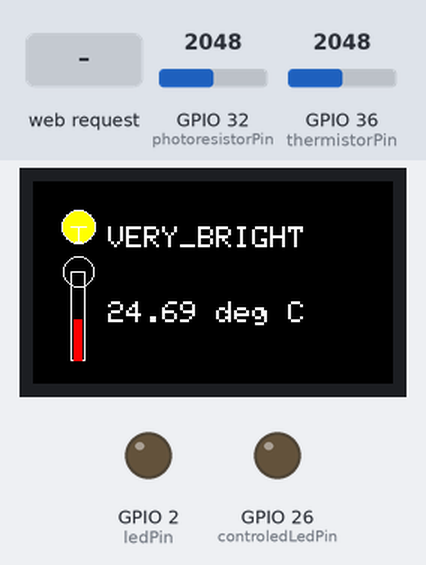
A sketch run on a simulated ESP32. Parts: 240×135 colour display, output pins drawn as LEDs (lit = HIGH). Inputs (shaded band) come from the test bench; at power-on: GPIO 32 (photoresistorPin) = 2048, GPIO 36 (thermistorPin) = 2048. WiFi joins after 1.5 s; servers stay silent unless stated; what the sketch prints to the serial monitor is not drawn.

Above: at 6.0 s.
6.1 s: GPIO 32 (photoresistorPin) set to 491
At 6.8 s:
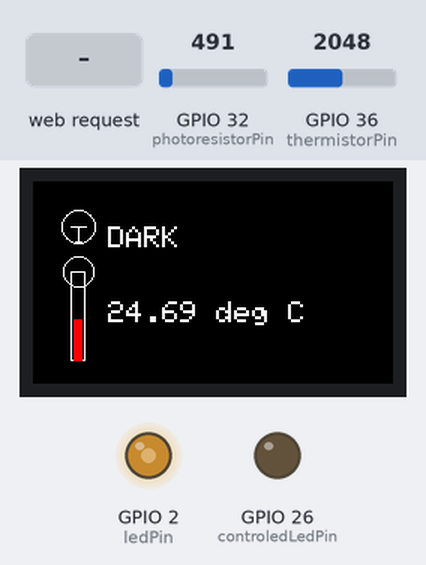
7.8 s: GPIO 32 (photoresistorPin) set to 1228
At 8.9 s:
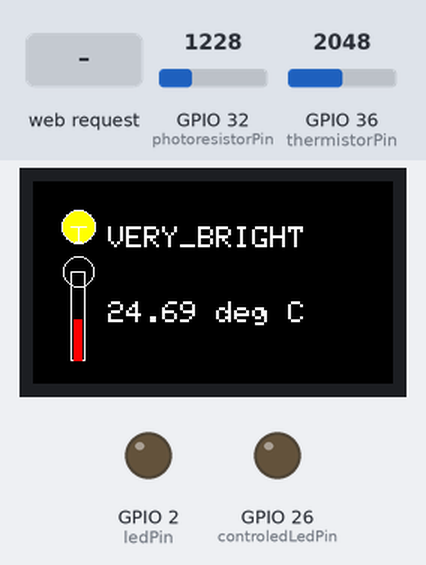
9.5 s: GPIO 32 (photoresistorPin) set to 215
At 10.6 s:
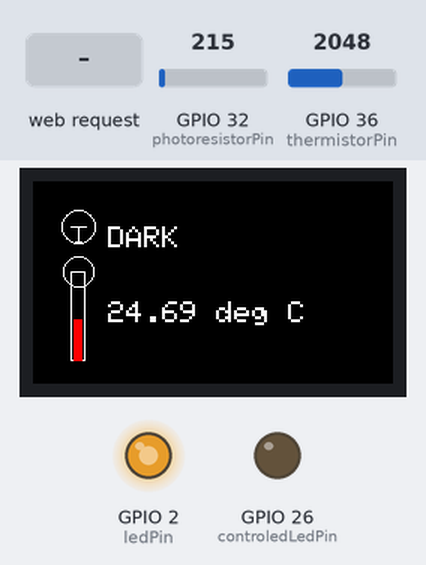
12.5 s: HTTP request GET /esp32api/lighting?cmd=1 received
At 13.9 s:
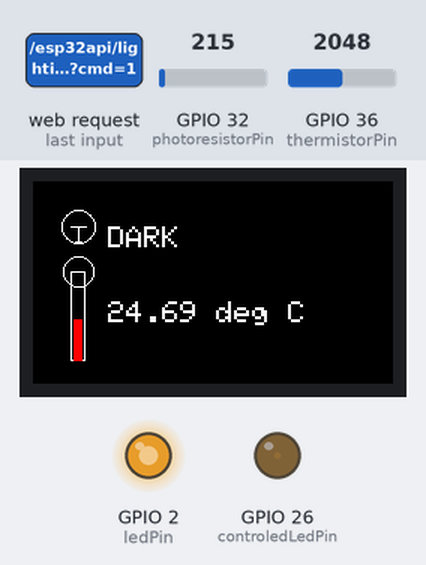
14.2 s: HTTP request GET /esp32api/lighting?cmd=120 received
At 14.9 s:
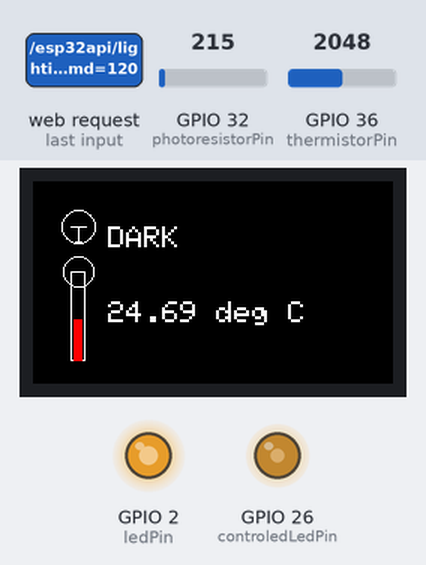
15.9 s: GPIO 32 (photoresistorPin) set to 2047
At 17.0 s:
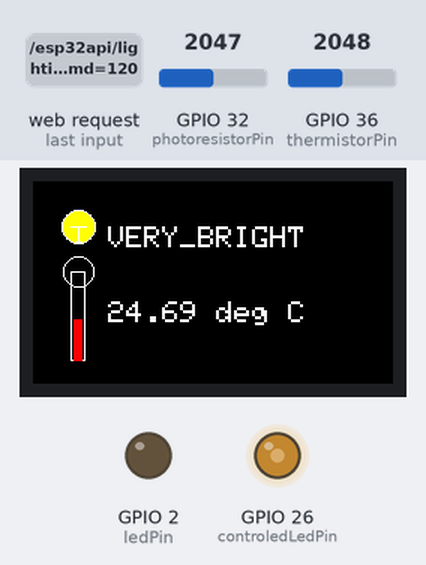
Timing chart, 0 to 18.9 s (numbered marks = the images above; inputs shaded):
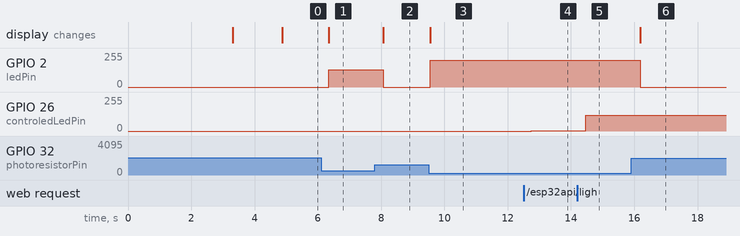

Measured:
- after the input at 6.1 s, GPIO 2 (ledPin): 0/255 → 130/255 after 0.25 s; the display: changes after 0.25 s (image 1)
- after the input at 7.8 s, GPIO 2 (ledPin): 130/255 → 0/255 after 0.27 s; the display: changes after 0.27 s (image 2)
- after the input at 9.5 s, GPIO 2 (ledPin): 0/255 → 201/255 after 0.05 s; the display: changes after 0.05 s (image 3)
- after the input at 12.5 s, GPIO 26 (controledLedPin): 0/255 → 1/255 after 0.25 s
- after the input at 14.2 s, GPIO 26 (controledLedPin): 1/255 → 120/255 after 0.27 s
- after the input at 15.9 s, GPIO 2 (ledPin): 201/255 → 0/255 after 0.29 s; the display: changes after 0.29 s (image 6)

The sketch:

sensorAPI.ino
```cpp
#include "photoresistorSensor.h"
#include "thermistorSensor.h"
#include "homescreen.h"

#include <ArduinoJson.h>
#include <WiFi.h>
#include <WiFiClient.h>
#include <WebServer.h>
#include <ESPmDNS.h>
#include <TFT_eSPI.h>
#include <SPI.h>

#define DELAY 200 // le délai entre deux itérations dans la fonction loop()

#define PORT 21000 // le port du serveur (port ouvert localement)

WebServer server(PORT);

// identifiants de connexion
const char* ssid = "SFR_606F";
const char* password = "OnePiece!";

// création d'instances des classes PhotoresistorSensor et ThermistorSensor pour manipuler les données
PhotoresistorSensor* photoresSensor = new PhotoresistorSensor(10000.0, 5.0);
ThermistorSensor *thermistorSensor = new ThermistorSensor(10000.0);

const int photoresistorPin = 32; // pour permettre la lecture de la valeur brute de la photorésistance.
const int thermistorPin = A0; // pour permettre la lecture de la valeur brute de la thermistance.
const int ledPin = 2; // pour permettre l'envoi d'une valeur comprise dans l'intervalle [0 ; 255] à une lampe à Led.
const int controledLedPin = 26;

int photoresistorRawValue = 0; // pour stocker la valeur brute de la photorésistance
PhotoresistorSensor::LightLevel lightLevel = PhotoresistorSensor::LightLevel::UNDEF; // pour stocker le niveau de lumière

int cmdValueForLed = 0; // pour stocker la valeur de commande à envoyer à la led
int cmdForControledLed = 0;

int thermistorRawValue = 0; // pour stocker la valeur brute de la thermistance
float temperature = 0.0; // pour stocker la valeur de la température

TFT_eSPI tft = TFT_eSPI();

void setup() {
  Serial.begin(115200); // démarrer la communication avec le moniteur série

  screenInit();
  screenPresentation(); // afficher l'écran de présentation

  delay(3000); // pour afficher l'écran de présentation pendant 3 secondes

  screenServerLoading(); // afficher l'écran de chargement

  // Configurer la broche spécifier dans la constante photoresistorPin en entrée
  pinMode(photoresistorPin, INPUT);
  // Configurer la broche spécifier dans la constante thermistorPin en entrée
  pinMode(thermistorPin, INPUT);
  // Configurer la broche spécifier dans la constante ledPin en sortie
  pinMode(ledPin, OUTPUT);
  // Configurer la broche spécifier dans la constante controledLedPin en sortie
  pinMode(controledLedPin, OUTPUT);
  // Initialiser la connexion wifi
  initWifiConnection(ssid, password);
  // Configurer les routes
  setupRoutes();
  // Lancer le serveur
  server.begin();
}

void loop() {
  // Lecture de la valeur brute de la photorésistance
  photoresistorRawValue = analogRead(photoresistorPin);
  Serial.print("valeur brute de la photorésistance : ");
  Serial.println(photoresistorRawValue);

  // Conversion de la valeur brute de la photorésistance en une valeur de cmd pour la led liée à la broche ledPin
  cmdValueForLed = photoresSensor->convertRawValueToLedCmd(photoresistorRawValue);
  Serial.print("valeur de cmd pour la led : ");
  Serial.println(cmdValueForLed);

  // Obtention du niveau de lumière
  lightLevel = photoresSensor->convertRawValueToLightLevel(photoresistorRawValue);
  Serial.print("description du niveau de luminosité : ");
  Serial.println(PhotoresistorSensor::lightLevelToString(lightLevel));

  // valeur brute de la thermistance
  thermistorRawValue = analogRead(thermistorPin);
  Serial.print("valeur brute de la thermistance : ");
  Serial.println(thermistorRawValue);

  // température en °C
  temperature = thermistorSensor->convertRawValueToCTemperature(thermistorRawValue);
  Serial.print("temperature : ");
  Serial.println(temperature);

  // affichage des données à l'écran
  screenDisplayData();

  // Envoi de la valeur de cmd pour la led liée à la broche ledPin
  analogWrite(ledPin, cmdValueForLed);
  analogWrite(controledLedPin, cmdForControledLed);

  server.handleClient();

  // Attendre un certain temps avant la prochaine lecture
  delay(DELAY);
}

// initialisation de l'écran
void screenInit() {
  tft.init();
  tft.setRotation(1);
}

// affichage d'une image de prpésentation du groupe
void screenPresentation() {
  tft.fillScreen(TFT_LIGHTGREY);
  tft.setSwapBytes(true);
  tft.pushImage(0, 0, 240, 135, homescreen);
}

// affichage d'un texte montrant que le serveur est en cours de chargement
void screenServerLoading() {
  tft.fillScreen(TFT_BLACK);
  tft.setTextColor(TFT_GREEN);
  tft.setTextSize(1);
  tft.setCursor((240/2)-(strlen("lancement du serveur ...")*5/2), 135/2);  // Positionner le curseur
  tft.println("lancement du serveur ...");  // Afficher le texte
}

// affichage des données de température et lumières ambiante à l'écran
void screenDisplayData() {
  tft.fillScreen(TFT_BLACK);

  int x = 30, y = 30; // Position de départ
  tft.drawCircle(x, y, 11, TFT_WHITE);
  if(lightLevel == 0) {
    tft.fillCircle(x, y, 10, TFT_BLACK); // Dessiner le globe de l'ampoule
  }
  else {
    tft.fillCircle(x, y, 10, TFT_YELLOW); // Dessiner le globe de l'ampoule
  }
  tft.drawLine(x-5, y, x+5, y, TFT_WHITE); // Dessiner la partie supérieure de la tige
  tft.drawLine(x, y, x, y+10, TFT_WHITE); // Dessiner la partie inférieure de la tige
  tft.drawRect(x-2, y+10, 5, 2, TFT_WHITE); // Dessiner la base de l'ampoule
  tft.setCursor(x+20, y); // Positionner le curseur
  tft.setTextSize(2);  // Définir la taille du texte
  tft.setTextColor(TFT_WHITE);  // Définir la couleur du texte
  tft.print(PhotoresistorSensor::lightLevelToString(lightLevel)); // Décrire le niveau de lumière

  x = 30;
  y = 60; // Position de départ
  int tempPos = map(temperature, 0, 50, 0, 60); // Mapper la température sur la hauteur du thermomètre
  tft.drawRect(x-5, y, 10, 60, TFT_WHITE); // Dessiner le corps du thermomètre
  tft.fillRect(x-3, y+60-tempPos, 6, tempPos, TFT_RED); // Dessiner la colonne d'huile
  tft.drawCircle(x, y, 10, TFT_WHITE); // Dessiner le bulbe du thermomètre
  tft.setCursor(x+20, y+20); // Positionner le curseur
  tft.print(temperature);
  tft.print(" deg C");
}

/**
 * Connecter le dispositif à un réseau WIFI
 *
 * @param ssid identifiant WIFI
 * @param password mot de passe WIFI
 */
void initWifiConnection(const char* ssid, const char* password) {
  WiFi.mode(WIFI_STA);
  WiFi.begin(ssid, password);

  while (WiFi.status() != WL_CONNECTED) {
    delay(500);
    Serial.print(".");
  }

  Serial.println("");
  Serial.print("Connecté à ");
  Serial.println(ssid);
  Serial.print("Adresse IP: ");
  Serial.println(WiFi.localIP());

  if (MDNS.begin("esp32")) {
    Serial.println("MDNS responder started");
  }
}

/**
 * envoyer au client un message montrant que l'API de l'ESP32 est ouvert
 */
void handleRoot() {
  StaticJsonDocument<200> doc;

  const String msg = "L'API de l'ESP32 ouvert";

  doc["msg"] = msg;

  String json;
  serializeJson(doc, json);

  server.send(200, "application/json", json);
}

/**
 * envoyer au client les données collecté depuis les capteurs liés à l'ESP32.
 *
 * {
 *    "photoresistor": {
 *      "raw_value": int,
 *      "light_level": int,
 *      "light_level_desc": String
 *    },
 *    "thermistor": {
 *      "raw_value": int,
 *      "temperature": int,
 *      "temperature_desc": String
 *    }
 * }
 */
void handleData() {
  StaticJsonDocument<200> doc;
  StaticJsonDocument<200> photoresistorObject;
  StaticJsonDocument<200> thermistorObject;

  photoresistorObject["raw_value"] = photoresistorRawValue;
  photoresistorObject["light_level"] = lightLevel;
  photoresistorObject["light_level_desc"] = PhotoresistorSensor::lightLevelToString(lightLevel);

  thermistorObject["raw_value"] = thermistorRawValue;
  thermistorObject["temperature"] = temperature;
  thermistorObject["temperature_desc"] = ThermistorSensor::temperatureDescription(temperature);

  doc["photoresistor"] = photoresistorObject;
  doc["thermistor"] = thermistorObject;

  String json;
  serializeJson(doc, json);

  server.send(200, "application/json", json);
}

// envoi des informations sur es capteurs
void handleSensorsInfos() {
  server.send(200, "text/plain", "thermistor 103;photoresistor");
}

/**
 * résultats retournés pour une route introuvable.
 */
void handleNotFound() {
  StaticJsonDocument<200> doc;

  doc["thermistor"] = "Route introuvable";
  doc["uri"] = server.uri();
  doc["method"] = (server.method() == HTTP_GET) ? "GET" : "POST";
  doc["args"] = server.args();

  String json;
  serializeJson(doc, json);
  server.send(404, "application/json", json);
}

void setCmdForControledLedPin(int cmd) {
  cmdForControledLed = cmd;
}

void handleLighting() {
  if (server.hasArg("cmd")) {
    String cmd = server.arg("cmd");

    int cmdInt = cmd.toInt();

    // Traitement de la données reçue
    if (cmdInt>=0 && cmdInt<=255) {
      setCmdForControledLedPin(cmdInt);
      // Envoyer une réponse à la requête
      if (cmdInt > 0) {
        server.send(200, "text/plain", "LED ALLUMEE !");
      }
      else {
        server.send(200, "text/plain", "LED ETEINTE !");
      }
    }
    else {
      server.send(200, "text/plain", "DONNEES INVALIDES !");
    }
  }
  else {
    server.send(200, "text/plain", "VALEUR CMD NON FOURNIES !");
  }
}

/**
 * configuration des routes à partir des fonctions handle prédéfinies.
 */
void setupRoutes() {
  server.on("/esp32api/", handleRoot);
  server.on("/esp32api/data", handleData);
  server.on("/esp32api/infos", handleSensorsInfos);
  server.on("/esp32api/lighting", handleLighting);
  server.onNotFound(handleNotFound);
}
```

photoresistorSensor.cpp
```cpp
#include "photoresistorSensor.h"

PhotoresistorSensor::PhotoresistorSensor(float resistanceValue, float tension) {
  m_resistanceValue = resistanceValue;
  m_tension = tension;
}

PhotoresistorSensor::~PhotoresistorSensor() {}

String PhotoresistorSensor::lightLevelToString(LightLevel value) {
  String result = "";
  switch (value)
  {
    case DRK:
      result = "DARK";
      break;
    case LW:
      result = "LOW";
      break;
    case BRGHT:
      result = "BRIGHT";
      break;
    case VRBRGHT:
      result = "VERY_BRIGHT";
      break;
    case UNDEF:
      result = "UNDEFINED";
      break;
  }
  return result;
}

int PhotoresistorSensor::convertRawValueToLedCmd(int rawValue) {
  int result = map(
    rawValue,
    MIN_RAW_VALUE, /* à cette valeur sera associé MAX_LED_CMD */
    MAX_RAW_VALUE, /* à cette valeur sera associé MIN_LED_CMD */
    MAX_LED_CMD,
    MIN_LED_CMD
  );
  result = max(result, MIN_LED_CMD);
  result = min(result, MAX_LED_CMD);
  return result;
}

PhotoresistorSensor::LightLevel PhotoresistorSensor::convertRawValueToLightLevel(int rawValue) {
  float voltage = rawValue * m_tension / 1023.0;
  float resistance = (m_tension - voltage) / voltage * m_resistanceValue;
  PhotoresistorSensor::LightLevel lightLevel;

  if (resistance >= 1000) {
    lightLevel = DRK;
  } else if (resistance >= 300) {
    lightLevel = LW;
  } else if (resistance >= 50) {
    lightLevel = BRGHT;
  } else {
    lightLevel = VRBRGHT;
  }

  return lightLevel;
}
```

photoresistorSensor.h
```cpp
#ifndef PHOTORESISTOR_SENSOR_H
#define PHOTORESISTOR_SENSOR_H

/**
 * Récupérer les données d'une photorésistance : https://www.aranacorp.com/fr/mesure-de-luminosite-avec-une-photoresistance/
 */

#include <Arduino.h>

// par rapport à l'environnement dans lequel est réalisé le test,
#define MIN_RAW_VALUE 0 // la valeur brute minimale de la photorésistance pour un environnement sombre
#define MAX_RAW_VALUE 1000 // la valeur brute maximale de la photorésistance pour un environnement bien éclairé

// la valeur de commande d'une led est comprise dans l'intervalle [0 ; 255]
#define MIN_LED_CMD 0 // la valeur minimale pour une led (elle sera éteinte)
#define MAX_LED_CMD 255 // la valeur maximale pour une led (elle sera complètement allumée)

class PhotoresistorSensor {
  private:
    float m_resistanceValue;
    float m_tension;

  public:
    PhotoresistorSensor(float resistanceValue, float tension);
    ~PhotoresistorSensor();

    // Enumération du niveau de lumière : DRK (sombre), ..., VRBRGHT (très éclairé).
    enum LightLevel {
      DRK,
      LW,
      BRGHT,
      VRBRGHT,
      UNDEF
    };

    /**
     * Description du niveau de lumière.
     * Si la résistance sur la photorésistance >= 1000,
     * celà signifie que la photorésistance ne recoit pas de lumière et qu'il fait sombre.
     * Si la résistance sur la photorésistance = 0,
     * celà signifie que la photorésistance reçoit assez de lumière et que l'environnement est très éclairé.
     */
    static String lightLevelToString(LightLevel value);

    /**
     * Permet de fournir une valeur de commande pour une led par rapport
     * à la valeur brute de la photorésistance.
     *
     * Plus il fait sombre =>
     * plus la valeur brute de la photorésistance se rapproche de MIN_RAW_VALUE =>
     * plus la valeur de commande de la led sera élevée => la lampe brillera plus.
     *
     * Plus l'éclairage ambiant est élevé =>
     * Plus la valeur brute de la photorésistance se rapproche de MAX_RAW_VALUE =>
     * plus la valeur de commande de la led sera faible => la lampe brillera moins.
     *
     * @param rawValue la valeur brute de la photorésistance.
     * @return une valeur de commande comprise dans l'intervalle [0 ; 255]
     * (0 pour une led éteinte, 255 pour une led allumée).
     */
    int convertRawValueToLedCmd(int rawValue);

    /**
     * Convertir la valeur brute de la photorésistannce en niveau de luminosité.
     *
     * LightLevel::DRK quand il fait sombre
     * LightLevel::VRBRGHT quand il fait très éclairé.
     *
     * @param rawValue la valeur brute de la photorésistance.
     * @return niveau de lumière
     */
    LightLevel convertRawValueToLightLevel(int rawValue);
};

#endif
```

thermistorSensor.cpp
```cpp
#include "thermistorSensor.h"

ThermistorSensor::ThermistorSensor(float resistanceValue) {
  m_resistanceValue = resistanceValue;
}

ThermistorSensor::~ThermistorSensor() {}

float ThermistorSensor::convertRawValueToCTemperature(int rawValue) {
  float R2 = m_resistanceValue * (4095.0 / (float)rawValue - 1.0); // calculer la résistance sur la thermistance
  float logR2 = log(R2);

  float temp = (1.0 / (A + B*logR2 + C*logR2*logR2*logR2)); // température en Kelvin
  temp = temp - 273.15; // convertir la température en °C

  return temp;
}

String ThermistorSensor::temperatureDescription(float temperature) {
  String result = "";
  if (temperature >= 30) {
    result = "CHAUD";
  }
  else if (temperature >= 20) {
    result = "TEMPERE";
  }
  else if (temperature >= 10) {
    result = "FRAIS";
  }
  else if (temperature >= 0) {
    result = "FROID";
  }
  else {
    result = "TRES_FROID";
  }
  return result;
}
```

thermistorSensor.h
```cpp
#ifndef THERMISTOR_SENSOR_H
#define THERMISTOR_SENSOR_H

#include <Arduino.h>

/**
 * montage d'un circuit pour récupérer la température : https://www.circuitbasics.com/arduino-thermistor-temperature-sensor-tutorial/
 * information sur le thermistor 103 : https://udvabony.com/product/10k-%CF%89-ohm-ntc-thermistor/
 */

class ThermistorSensor {
  private:
    float m_resistanceValue;

    // les coefficient de steinhart-hart pour le thermistor
    const float A = 1.009249522e-03;
    const float B = 2.378405444e-04;
    const float C = 2.019202697e-07;

  public:
    ThermistorSensor(float resistanceValue);
    ~ThermistorSensor();

    /**
     * Permet de convertir la valeur brute lue entre la thermistance et la résistance en °C.
     *
     * @param rawValue valeur brute entre la thermistance et la résistance.
     * @return une température exprimée en °C.
     */
    float convertRawValueToCTemperature(int rawValue);

    /**
     * Description générale de la température
     *
     * Chaud : 30 degrés Celsius et plus
     * Tempéré : entre 20 et 30 degrés Celsius
     * Frais : entre 10 et 20 degrés Celsius
     * Froid : moins de 10 degrés Celsius
     * Très froid : moins de 0 degrés Celsius
     *
     * @param temperature température en °C
     * @return la description associée à la température.
     */
    static String temperatureDescription(float temperature);
};

#endif
```

Source omitted: homescreen.h (data table, 313488 bytes)
